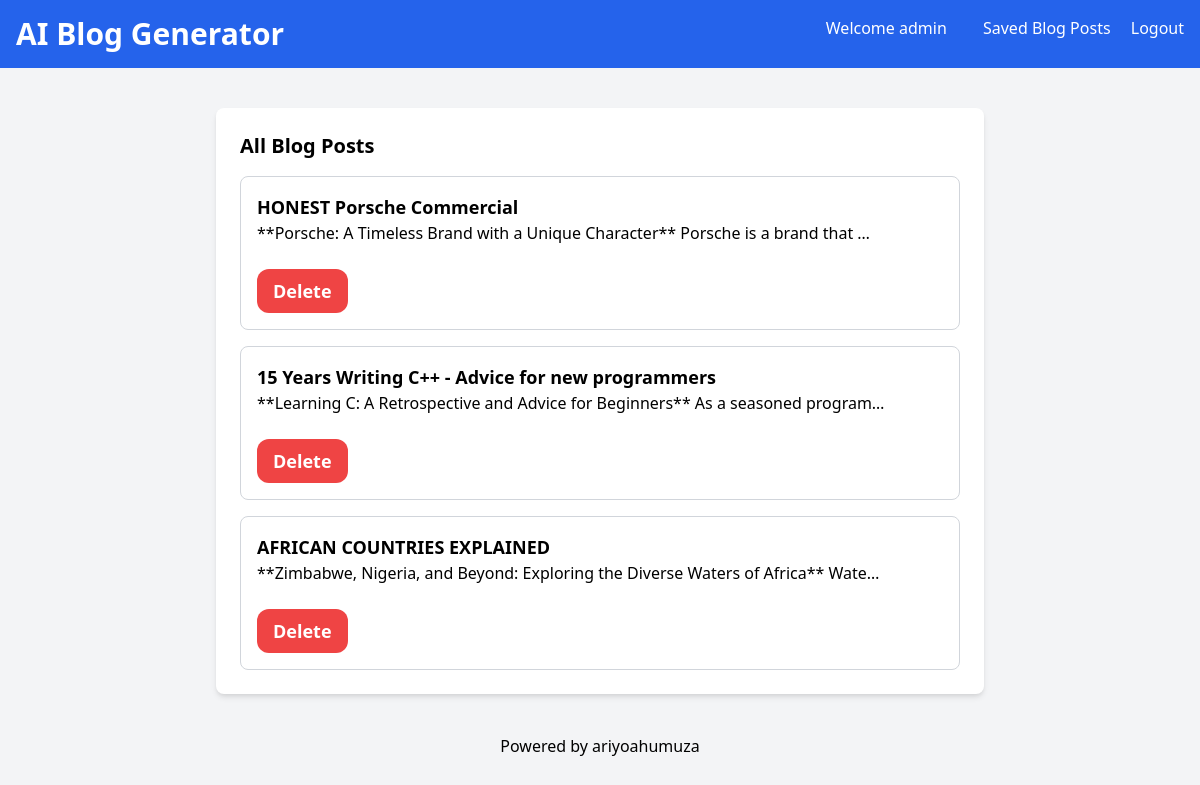
/blog-list/ (signed in), run on an earlier commit of the app's database.
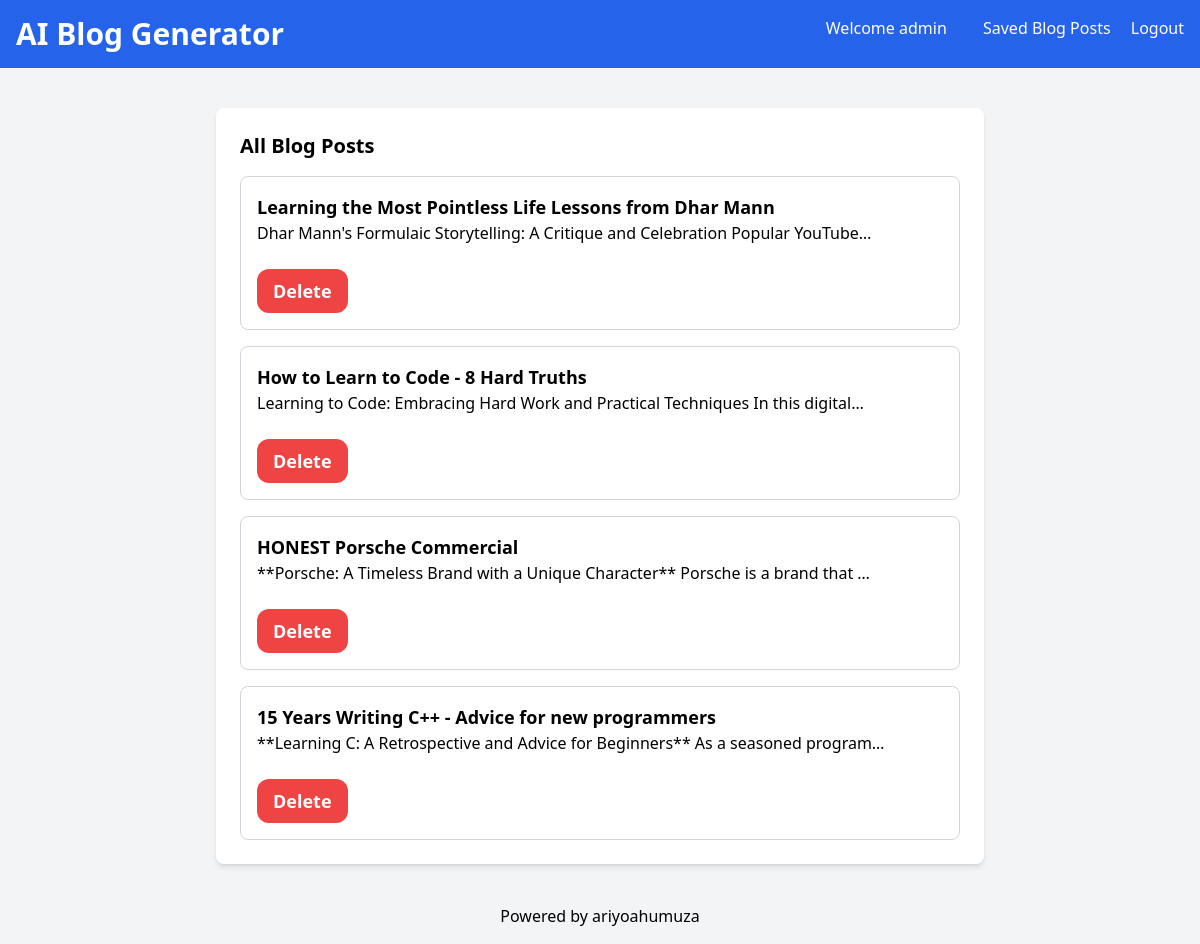
And on a later commit of the database.
### blog_generator/models.py (models this page shows, shortened)
class BlogPost(models.Model):
    user = models.ForeignKey(User, on_delete=models.CASCADE)
    youtube_title = models.CharField(max_length=300)
    youtube_link = models.URLField()
    generated_content = models.TextField()
    created_at = models.DateTimeField(auto_now_add=True)

### blog_generator/views.py (the view)
# urls.py: path('blog-list/', views.blog_list, name='blog-list'),
def blog_list(request):
    blog_articles = BlogPost.objects.filter(user=request.user)
    return render(request, "all-blogs.html", { 'blog_articles' : blog_articles })

### templates/all-blogs.html (shortened to what this page needs)
<!DOCTYPE html>
<html lang="en">
<head>
    <link href="https://cdn.jsdelivr.net/npm/tailwindcss@2.2.19/dist/tailwind.min.css" rel="stylesheet">
</head>
<body class="bg-gray-100 font-sans antialiased">
    <nav class="bg-blue-600 p-4 text-white flex justify-between">
        <div>
            <h1 class="text-3xl font-bold"><a href="{% url 'blog_generator:index' %}">AI Blog Generator</a></h1>
        </div>
        <div>
            <a href="#" class="text-white hover:underline mx-4">Welcome {{ user.username }}</a>
            <a href="/blog-list" class="text-white hover:underline mx-4">Saved Blog Posts</a>
            <a href="{% url 'blog_generator:logout' %}" class="text-white hover:underline">Logout</a>
        </div>
    </nav>
    <div class="container mx-auto mt-10 px-4 sm:px-0">
        <div class="max-w-3xl mx-auto bg-white p-6 rounded-lg shadow-md">
            <section>
                <h2 class="text-xl mb-4 font-semibold">All Blog Posts</h2>
                <div class="space-y-4">
                    {% for article in blog_articles reversed %}
                    <a href="{% url 'blog_generator:blog-details' article.id %}">
                        <div class="border border-gray-300 p-4 rounded-lg">
                            <h3 class="text-lg font-semibold">{{article.youtube_title}}</h3>
                            <p>{{article.generated_content|truncatechars:80}}</p>
                            <a href="{% url 'blog_generator:delete' article.id %}" class="inline-block mt-6 py-2 px-4 text-lg font-semibold bg-red-500 hover:bg-red-600 text-white rounded-xl">Delete</a>
                        </div>
                    </a>
                    {% endfor %}
                </div>
            </section>
        </div>
    </div>
    <footer class="text-center p-4 text-blacl mt-6">
        Powered by <a href="https://twitter.com/AriyoAdventures">ariyoahumuza</a>
    </footer>
</body>
</html>

What changed in the data, as far as the page shows it:
removed BlogPost: youtube_title "AFRICAN COUNTRIES EXPLAINED", generated_content "**Zimbabwe, Nigeria, and Beyond: Exploring the Diverse Waters of Africa** Wate…"
added BlogPost: youtube_title "Learning the Most Pointless Life Lessons from Dhar Mann", generated_content "Dhar Mann's Formulaic Storytelling: A Critique and Celebration Popular YouTube…"
added BlogPost: youtube_title "How to Learn to Code - 8 Hard Truths", generated_content "Learning to Code: Embracing Hard Work and Practical Techniques In this digital…"
